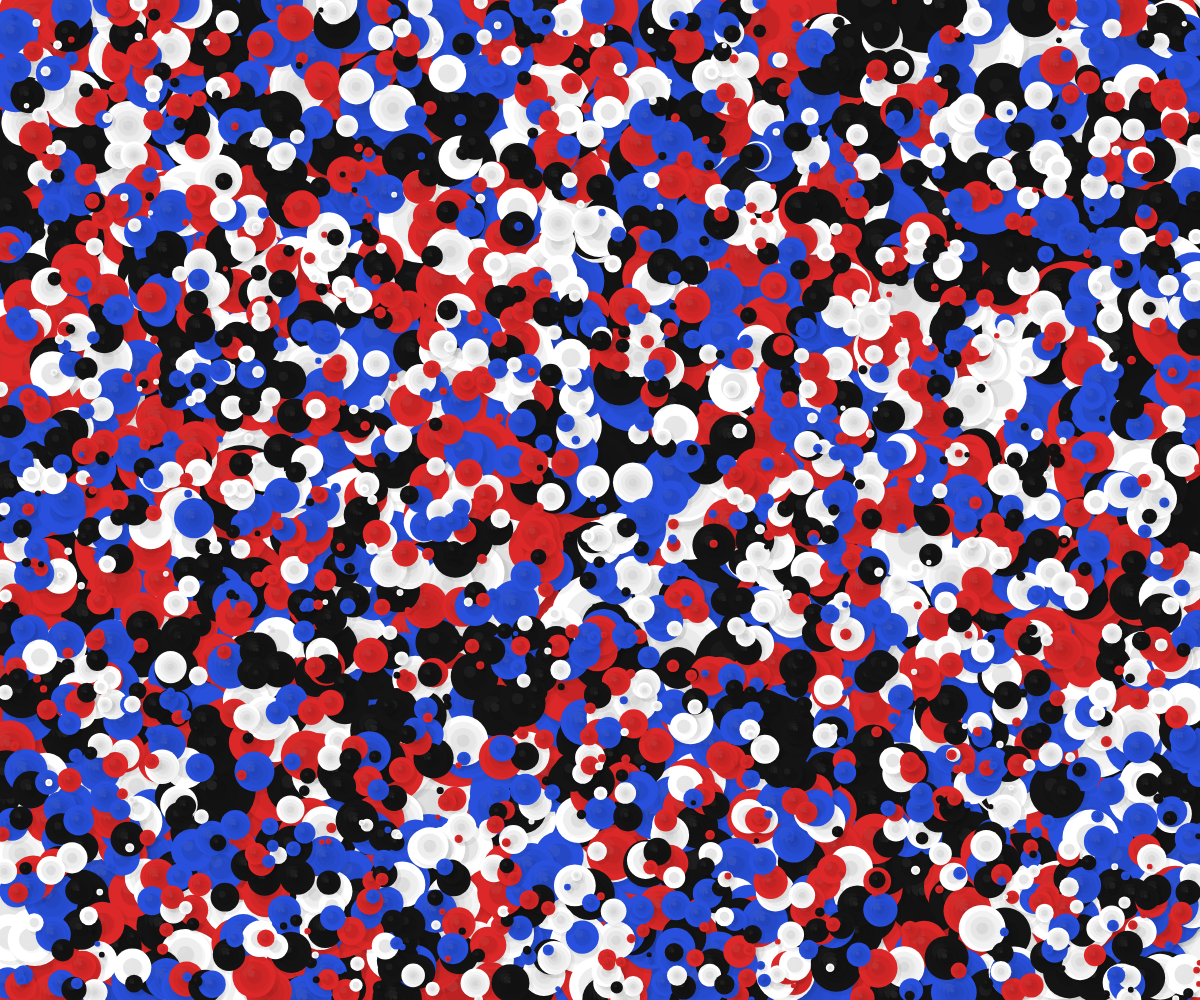
Frame 1 (no input)
Frame 2 (the mouse pressed at the canvas centre, redrawn once): identical to frame 1, image omitted

The p5.js sketch that drew this single still picture (run headless with seeded random() and noise() and a simulated clock; the mouse was pressed at the canvas centre and the sketch redrawn once):

// p5.js sketch
// ── sketch.js
let circles = [];

function setup() {
  createCanvas(windowWidth, windowHeight);
  noLoop();
  noStroke();

  generateCircles();
}

function generateCircles() {
  circles = [];

  let attempts = 4000; // high = dense fill

  for (let i = 0; i < attempts; i++) {
    let x = random(width);
    let y = random(height);

    // mix of big + tiny
    let r = random() < 0.2
      ? random(80, 180)   // big
      : random(5, 60);    // small

    circles.push({
      x,
      y,
      r,
      layers: floor(random(2, 6)),
      colorType: floor(random(4)) // 0 white, 1 red, 2 blue, 3 black
    });
  }

  // draw large first → better coverage
  circles.sort((a, b) => b.r - a.r);
}

function draw() {
  background(255); // white base

  for (let c of circles) {
    drawStack(c);
  }
}

function drawStack(c) {
  for (let i = c.layers; i > 0; i--) {
    let t = i / c.layers;
    let r = c.r * t;

    let col;

    // 🎨 limited palette (white, red, blue, black)
    if (c.colorType === 0) col = color(255);
    if (c.colorType === 1) col = color(220, 40, 40);
    if (c.colorType === 2) col = color(40, 80, 220);
    if (c.colorType === 3) col = color(20);

    // 🌫 shadow (subtle depth)
    fill(0, 0, 0, 15 * t);
    ellipse(c.x + 3 * t, c.y + 3 * t, r * 1.05);

    // 🎯 main circle
    fill(
      red(col) * (0.8 + 0.2 * t),
      green(col) * (0.8 + 0.2 * t),
      blue(col) * (0.8 + 0.2 * t)
    );
    ellipse(c.x, c.y, r);

    // ✨ highlight for depth
    fill(255, 255, 255, 25 * (1 - t));
    ellipse(c.x - r * 0.2, c.y - r * 0.2, r * 0.5);
  }
}

function windowResized() {
  resizeCanvas(windowWidth, windowHeight);
  generateCircles();
  redraw();
}
